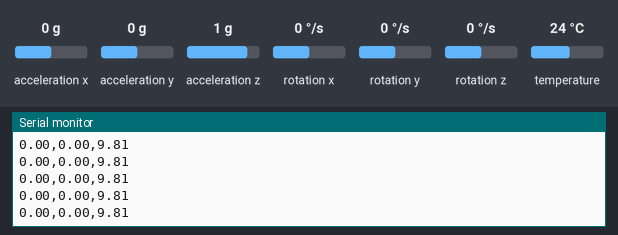
The sketch below on a simulated Arduino Uno, built with avr-gcc and run on an emulated ATmega328P. On the bench: the last lines printed to the serial monitor. The test bench sets the inputs (shaded band); at power-on: acceleration x 0 g, acceleration y 0 g, acceleration z 1 g, rotation x 0 °/s, rotation y 0 °/s, rotation z 0 °/s, temperature 24 °C.

Above: at 1.3 s.
1.4 s: acceleration x set to -1.4 g
At 2.3 s:
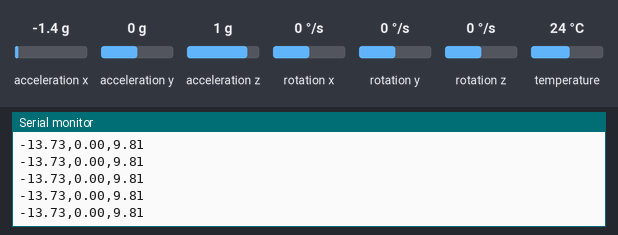
2.9 s: acceleration y set to -1.4 g
At 3.7 s:
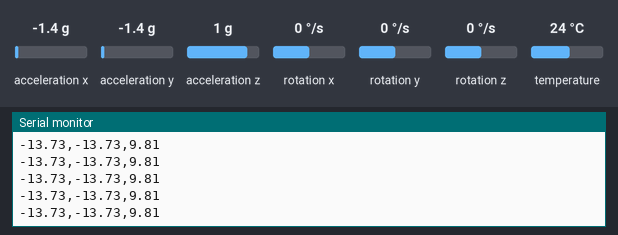
4.4 s: acceleration z set to -1.4 g
At 4.9 s:
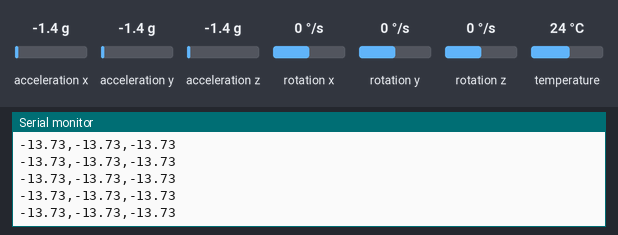

Measured:
- after the input at 1.4 s, the serial monitor: prints a new line at once (image 1)
- after the input at 2.9 s, the serial monitor: prints a new line at once (image 2)
- after the input at 4.4 s, the serial monitor: prints a new line at once (image 3)

The sketch:

gyroscope_data_collector.ino
```cpp
#include <Adafruit_MPU6050.h>
#include <Adafruit_Sensor.h>
#include <Wire.h>
#define FREQUENCY_HZ  50
#define INTERVAL_MS   (1000 / (FREQUENCY_HZ + 1))

Adafruit_MPU6050 mpu;
static unsigned long last_interval_ms = 0;


void setup(void) {
  Serial.begin(115200);
  while (!Serial)
    delay(10);

  Serial.println("Adafruit MPU6050 test!");

  if (!mpu.begin()) {
    Serial.println("Failed to find MPU6050 chip");
    while (1) {
      delay(10);
    }
  }
  Serial.println("MPU6050 Found!");
  mpu.setAccelerometerRange(MPU6050_RANGE_8_G);

  mpu.setGyroRange(MPU6050_RANGE_500_DEG);
  mpu.setFilterBandwidth(MPU6050_BAND_5_HZ);

  Serial.println("");
  delay(100);
}

void loop() {
  /* Get new sensor events with the readings */
  sensors_event_t a, g, temp;
  float x = 0.0;

  if (millis() > last_interval_ms + INTERVAL_MS) {

    last_interval_ms = millis();
    mpu.getEvent(&a, &g, &temp);

    x = a.acceleration.x;
    Serial.print(x);
    Serial.print(",");
    Serial.print(a.acceleration.y);
    Serial.print(",");
    Serial.print(a.acceleration.z);
    Serial.print("\n");
  }
}
```
